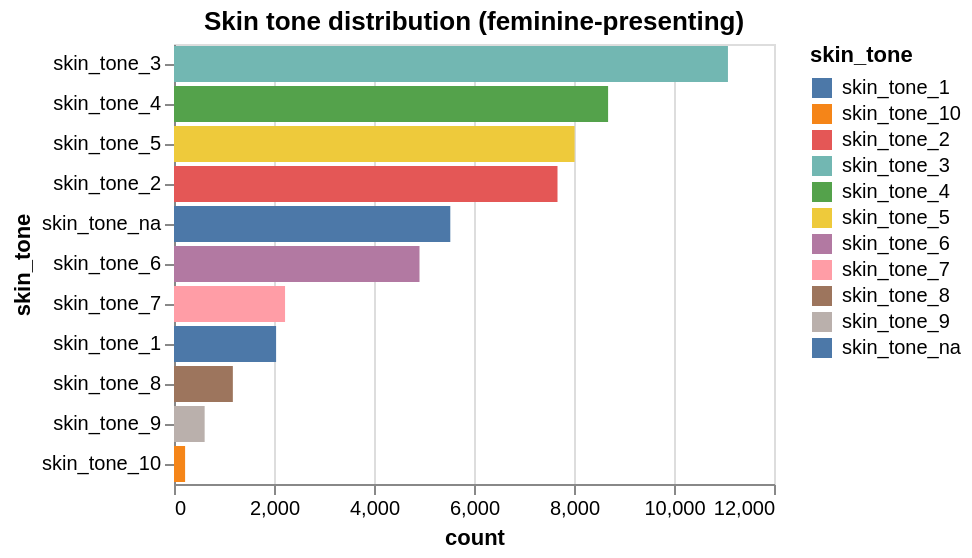

Notebook code for this chart:
### Markdown cell above
Lighter skintones are far more present in the data set than darker skintones. Lower-numbered skin tones are lighter and higher-numbered skin tones are darker. 1 is the lightest and 10 is the darkest. Of the Masc presenting individuals, FACET contains the most identification of individuals from the 2-5 range. The skin tones can be found here: https://skintone.google/get-started

### Code cell
# Gender fem + skin tone distribution
# Collecting all instances of masc presenting individuals
subset = df[df["gender_presentation_fem"] == 1]
# Counting the number of masc presenting individuals by skin tone
skin_counts_fem = subset[skin_cols].sum().reset_index(name="count").rename(columns={"index": "skin_tone"})

# Displaing number of different skin tones in the masc presenting group
alt.Chart(skin_counts_fem).mark_bar().encode(
    x="count:Q",
    y=alt.Y("skin_tone:N").sort('-x'),
    color="skin_tone:N"
).properties(title="Skin tone distribution (feminine-presenting)")

### Figure 1 — Vega specification as saved in the notebook (floating-point values rounded to 4 significant figures)
{"$schema": "https://vega.github.io/schema/vega/v5.json", "data": [{"name": "source_0"}, {"name": "data_0", "values": [{"count_end": 2042.0, "count_start": 0.0, "skin_tone": "skin_tone_1"}, {"count_end": 7670.0, "count_start": 0.0, "skin_tone": "skin_tone_2"}, {"count_end": 11080.0, "count_start": 0.0, "skin_tone": "skin_tone_3"}, {"count_end": 8682.0, "count_start": 0.0, "skin_tone": "skin_tone_4"}, {"count_end": 8012.0, "count_start": 0.0, "skin_tone": "skin_tone_5"}, {"count_end": 4910.0, "count_start": 0.0, "skin_tone": "skin_tone_6"}, {"count_end": 2221.0, "count_start": 0.0, "skin_tone": "skin_tone_7"}, {"count_end": 1177.0, "count_start": 0.0, "skin_tone": "skin_tone_8"}, {"count_end": 613.0, "count_start": 0.0, "skin_tone": "skin_tone_9"}, {"count_end": 222.0, "count_start": 0.0, "skin_tone": "skin_tone_10"}, {"count_end": 5526.0, "count_start": 0.0, "skin_tone": "skin_tone_na"}]}, {"name": "source_0_y_domain_skin_tone", "values": [{"skin_tone": "skin_tone_1", "sort_field": 2042}, {"skin_tone": "skin_tone_2", "sort_field": 7670}, {"skin_tone": "skin_tone_3", "sort_field": 11079}, {"skin_tone": "skin_tone_4", "sort_field": 8682}, {"skin_tone": "skin_tone_5", "sort_field": 8012}, {"skin_tone": "skin_tone_6", "sort_field": 4910}, {"skin_tone": "skin_tone_7", "sort_field": 2221}, {"skin_tone": "skin_tone_8", "sort_field": 1177}, {"skin_tone": "skin_tone_9", "sort_field": 613}, {"skin_tone": "skin_tone_10", "sort_field": 222}, {"skin_tone": "skin_tone_na", "sort_field": 5526}]}, {"name": "data_0_color_domain_skin_tone", "values": [{"skin_tone": "skin_tone_1"}, {"skin_tone": "skin_tone_2"}, {"skin_tone": "skin_tone_3"}, {"skin_tone": "skin_tone_4"}, {"skin_tone": "skin_tone_5"}, {"skin_tone": "skin_tone_6"}, {"skin_tone": "skin_tone_7"}, {"skin_tone": "skin_tone_8"}, {"skin_tone": "skin_tone_9"}, {"skin_tone": "skin_tone_10"}, {"skin_tone": "skin_tone_na"}]}], "signals": [{"name": "y_step", "value": 20}, {"name": "height", "update": "bandspace(domain('y').length, 0.1, 0.05) * y_step"}], "marks": [{"type": "rect", "name": "marks", "from": {"data": "data_0"}, "encode": {"update": {"x2": {"field": "count_start", "scale": "x"}, "height": {"signal": "max(0.25, bandwidth('y'))"}, "x": {"field": "count_end", "scale": "x"}, "y": {"field": "skin_tone", "scale": "y"}, "fill": {"field": "skin_tone", "scale": "color"}}}, "style": ["bar"]}], "scales": [{"name": "x", "type": "linear", "domain": {"data": "data_0", "fields": ["count_start", "count_end"]}, "range": [0, {"signal": "width"}], "zero": true, "nice": true}, {"name": "y", "type": "band", "domain": {"data": "source_0_y_domain_skin_tone", "field": "skin_tone", "sort": {"op": "max", "field": "sort_field", "order": "descending"}}, "range": {"step": {"signal": "y_step"}}, "paddingInner": 0.1, "paddingOuter": 0.05}, {"name": "color", "type": "ordinal", "domain": {"data": "data_0_color_domain_skin_tone", "field": "skin_tone", "sort": true}, "range": "category"}], "axes": [{"scale": "x", "domain": false, "ticks": false, "gridScale": "y", "tickCount": {"signal": "ceil(width/40)"}, "maxExtent": 0, "aria": false, "grid": true, "orient": "bottom", "labels": false, "minExtent": 0, "zindex": 0}, {"scale": "x", "orient": "bottom", "title": "count", "tickCount": {"signal": "ceil(width/40)"}, "labelFlush": true, "labelOverlap": true, "zindex": 0, "grid": false}, {"scale": "y", "grid": false, "zindex": 0, "orient": "left", "title": "skin_tone"}], "title": {"text": "Skin tone distribution (feminine-presenting)", "frame": "group"}, "padding": 5, "legends": [{"fill": "color", "symbolType": "square", "title": "skin_tone"}], "width": 300, "style": "cell", "background": "white"}
